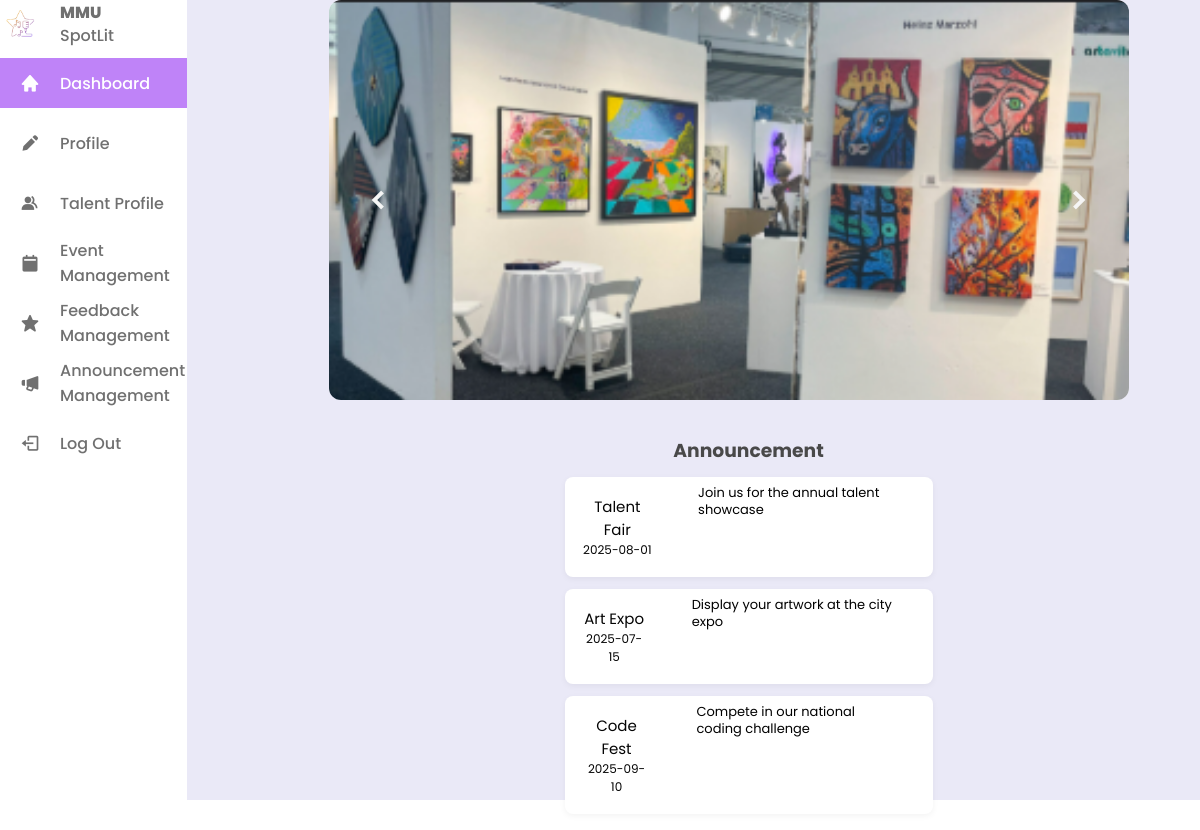
/admin/admin.php, run on the app's committed database.
### tables this page shows
CREATE TABLE `event` (
  `eventID` int(11) NOT NULL,
  `adminID` int(11) NOT NULL,
  `event_title` varchar(200) DEFAULT NULL,
  `event_desc` varchar(500) DEFAULT NULL,
  `event_date` date DEFAULT NULL,
  `event_pic` varchar(255) DEFAULT NULL
);

CREATE TABLE `announcement` (
  `announcementID` int(11) NOT NULL,
  `ann_title` varchar(200) DEFAULT NULL,
  `ann_description` varchar(500) DEFAULT NULL,
  `event_date` date DEFAULT NULL
);

### admin/admin.php (the view, shortened to what this page needs)
<?php
include("../php/db_conn.php");
$announcements = $conn->query("SELECT * FROM announcement");
$events = $conn->query("SELECT * FROM event ORDER BY event_date ASC");
?>
<!DOCTYPE html>
<html lang="en">
<head>
    <link rel="stylesheet" href="./admin.css">
    <link href='https://unpkg.com/boxicons@2.1.4/css/boxicons.min.css' rel='stylesheet'>
</head>
<body>
    <nav class="sidebar">
        <header>
            <div class="image-text">
                <span class="image">
                    <img src="../image/spotlit-logo.png" alt="logo">
                </span>
                <div class="text header-text">
                    <span class="name">MMU</span>
                    <span class="profession">SpotLit</span>
                </div>
            </div>
        </header>
        <div class="menu-bar">
            <div class="menu">
                <ul class="menu-links">
                    <li class="nav-link active">
                        <a href="admin.php">
                            <i class='bx bxs-home icon'></i>
                            <span class="text nav-text">Dashboard</span>
                        </a>
                    </li>
                    <li class="nav-link">
                        <a href="adminProfile.php">
                            <i class='bx bxs-pencil icon'></i>
                            <span class="text nav-text">Profile</span>
                        </a>
                    </li>
                    <li class="nav-link">
                        <a href="adminTalent.php">
                            <i class='bx bxs-group icon'></i>
                            <span class="text nav-text">Talent Profile</span>
                        </a>
                    </li>
                    <li class="nav-link">
                        <a href="event.php">
                            <i class='bx bxs-calendar-alt icon'></i>
                            <span class="text nav-text">Event Management</span>
                        </a>
                    </li>
                    <li class="nav-link">
                        <a href="feedback.php">
                            <i class='bx bxs-star icon'></i>
                            <span class="text nav-text">Feedback Management</span>
                        </a>
                    </li>
                    <li class="nav-link">
                        <a href="announcement.php">
                            <i class='bx bxs-megaphone icon'></i>
                            <span class="text nav-text">Announcement Management</span>
                        </a>
                    </li>
                    <li class="nav-link logout-btn" role="button">
                        <div class="logout-link">
                            <i class='bx bx-log-out icon'></i>
                            <span class="text nav-text">Log Out</span>
                        </div>
                    </li>
                </ul>
            </div>
        </div>
    </nav>
    <div class="content">
        <div class="slider">
            <div class="slides">
                <?php
                function limitSentences($text, $limit = 1) {
                    $sentences = preg_split('/(?<=[.?!])\s+/', $text, -1, PREG_SPLIT_NO_EMPTY);
                    return implode(' ', array_slice($sentences, 0, $limit));
                }
                if ($events && $events->num_rows > 0) {
                    while ($row = $events->fetch_assoc()) {
                        $imagePath = isset($row['event_pic']) ? htmlspecialchars($row['event_pic']) : '../image/default-event.jpg';
                        echo '
                        <div class="slide-box">
                            <img class="slide-image-top" src="' . $imagePath . '" alt="' . htmlspecialchars($row['event_title']) . '"/>
                            <div class="slide-caption-under">
                                <h3>' . htmlspecialchars($row["event_title"]) . '</h3>
                                <p>' . htmlspecialchars(limitSentences($row["event_desc"], 1)) . '</p>
                            </div>
                        </div>';
                    }
                } else {
                    echo '<p>No upcoming events found.</p>';
                }
                ?>
            </div>
            <button class="prev" onclick="prevSlide()">
                <i class='bx bxs-chevron-left'></i>
            </button>
            <button class="next" onclick="nextSlide()">
                <i class='bx bxs-chevron-right'></i>
            </button>
        </div>
            <div class="event-container">
                <h3 class="announcement-title">Announcement</h3>
                <?php
                if ($announcements && $announcements->num_rows > 0) {
                while ($row = $announcements->fetch_assoc()) {
                        echo '<div class="event">';
                            echo '<div class="event-left">';
                                echo '<div class="event-info">';
                                    echo '<div class="event-name">' . $row["ann_title"] . '</div>';
                                    echo '<div class="date-posted">' . $row["event_date"] . '</div>';
                                echo '</div>';
                            echo '</div>';
                            echo '<div class="event-right">';
                                echo '<div class="event-description">' . $row["ann_description"] . '</div>';
                            echo '</div>';
                        echo '</div>';
                    }
                } else {
                    echo '<p>No announcements found.</p>';
                }
                ?>
            </div>
    </div>
</body>
</html>

### admin/admin.css (style rules this page uses)
* { font-family: 'Poppins', sans-serif; margin: 0; padding: 0; box-sizing: border-box; }
:root { --body-color: #eae9f7; --sidebar-color: #fff; --primary-color: #bf83f8; --primary-color-light: #f6f5ff; --toggle-color: #ddd; --text-color: #707070; --tran-03: all 0.2s ease; --tran-03: all 0.3s ease; --tran-04: all 0.4s ease; --tran-04: all 0.5s ease; }
body { display: flex; flex-direction: row; height: 100vh; overflow: hidden; }
.sidebar { width: 250px; flex-shrink: 30px; }
.sidebar .text { font-size: 16px; font-weight: 500; color: var(--text-color); }
.sidebar .image { min-width: 60px; display: flex; align-items: center; }
.sidebar li { height: 50px; margin-top: 10px; list-style: none; display: flex; align-items: center; }
.sidebar li .icon { display: flex; align-items: center; justify-content: center; min-width: 60px; font-size: 20px; }
.sidebar li .icon, .sidebar li .text { color: var(--text-color); transition: var(--tran-02); }
.sidebar .image-text img { width: 40px; border-radius: 6px; }
.sidebar header .image-text { display: flex; align-items: center; }
.sidebar li a { height: 100%; width: 100%; display: flex; align-items: center; text-decoration: none; border-radius: 6px; transition: var(--tran-04); }
.sidebar li.active a { background: var(--primary-color); border-radius: 0 0 0 0; }
.sidebar li.active a .icon, .sidebar li.active a .text { color: var(--sidebar-color); }
.sidebar li .logout-link { height: 100%; width: 100%; display: flex; align-items: center; text-decoration: none; border-radius: 6px; transition: var(--tran-04); cursor: pointer; }
header .image-text .header-text { display: flex; flex-direction: column; }
.header-text .name { font-weight: 800; }
.header-text .profession { margin-top: -2px; }
.content { flex-grow: 1; display: flex; flex-wrap: wrap; justify-content: center; align-items: center; background: #eae9f7; padding-left: 70px; gap: 20px; }
.slider { position: relative; width: 90%; height: 400px; max-width: 800px; overflow: hidden; border-radius: 12px; background: white; }
.slides img { width: 100%; display: none; height: 100%; object-fit: cover; }
img.displaySlide { display: block; }
.slider button { position: absolute; top: 0; bottom: 0; font-size: 2rem; width: 100px; background-color: transparent; color: #fff; border: 2px solid transparent; cursor: pointer; display: flex; align-items: center; justify-content: center; }
.slider button i { color: whitesmoke; transition: color 0.2s ease; }
.prev { left: 0; }
.next { right: 0; }
.event { display: flex; background: #ffffff; border-radius: 8px; box-shadow: 0 2px 6px rgba(0, 0, 0, 0.05); padding: 8px; gap: 12px; flex-direction: row; height: auto; align-items: stretch; }
.event-container { width: 400px; padding: 16px; margin-left: 40px; display: flex; flex-direction: column; gap: 12px; overflow: visible; }
.event .event-right { display: flex; flex-direction: row; justify-content: center; align-items: center; padding: 0 24px; height: 100%; }
.event .event-right .event-description { font-size: 13px; line-height: 1.3; max-width: 220px; justify-content: center; align-items: center; }
.event .event-left .event-info { padding: 10px; text-align: center; display: flex; flex-direction: column; justify-content: center; height: 100%; width: 100%; border-radius: 8px 0 0 8px; color: #040404; }
.event .event-left .event-info .event-name { font-size: 15px; }
.event .event-left .event-info .date-posted { font-size: 12px; }
.announcement-title { text-align: center; color: rgb(73, 73, 73); }

### data on the page
event: event_pic (picture)
announcement: ann_title "Talent Fair", event_date "2025-08-01", ann_description "Join us for the annual talent showcase"
announcement: ann_title "Art Expo", event_date "2025-07-15", ann_description "Display your artwork at the city expo"
announcement: ann_title "Code Fest", event_date "2025-09-10", ann_description "Compete in our national coding challenge"
